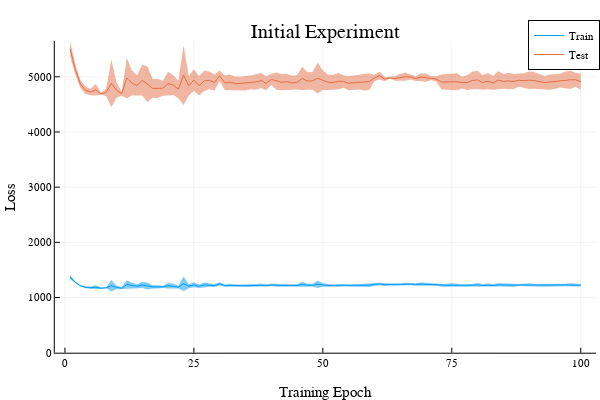

Source (notebook cell):
### Code cell
if CONFIG["neural-networks"]["run-experiments"]
    
    run_times["neural-net-training"]["initial-experiment"] = @elapsed begin
        Random.seed!(42)
        
        nn_model = Chain(
            Dense(18 => 15, relu),
            Dense(15 => 11),
            softmax
        )
        
        training_log["neural-net"]["initial-experiment"] = cross_validate_nn(
            nn_model,
            general_training_states,
            general_training_strategies;
            cv_folds=5,
            epochs=100,
            optimizer=Flux.Adam(0.01),
            loss_metric=Flux.crossentropy
        )
                
    end
    save_training_log()
    save_run_times()
end

println("""Run time: $(round(run_times["neural-net-training"]["initial-experiment"]/60,digits=2)) min""")
plot_nn_cv_curves(training_log["neural-net"]["initial-experiment"];title="Initial Experiment")

### Figure 1 — Plotly figure (JSON) as saved in the notebook; plotly's stock layout.template omitted (floating-point values rounded to 4 significant figures; data arrays with more than 128 entries replaced by an {"elided": "..."} marker saying what was removed)
{"data": [{"colorbar": {"title": ""}, "fill": "tozeroy", "fillcolor": "rgba(0, 154, 250, 0.500)", "legendgroup": "Train", "line": {"color": "rgba(0, 154, 250, 1.000)", "dash": "solid", "shape": "linear", "width": 0}, "mode": "lines", "name": "Train", "showlegend": false, "type": "scatter", "x": {"elided": "200 int values"}, "xaxis": "x", "y": {"elided": "200 float values"}, "yaxis": "y", "zmax": null, "zmin": null}, {"colorbar": {"title": ""}, "fillrange": {"elided": "2x100 float values"}, "legendgroup": "Train", "line": {"color": "rgba(0, 154, 250, 1.000)", "dash": "solid", "shape": "linear", "width": 1}, "mode": "lines", "name": "Train", "showlegend": true, "type": "scatter", "x": [1, 2, 3, 4, 5, 6, 7, 8, 9, 10, 11, 12, 13, 14, 15, 16, 17, 18, 19, 20, 21, 22, 23, 24, 25, 26, 27, 28, 29, 30, 31, 32, 33, 34, 35, 36, 37, 38, 39, 40, 41, 42, 43, 44, 45, 46, 47, 48, 49, 50, 51, 52, 53, 54, 55, 56, 57, 58, 59, 60, 61, 62, 63, 64, 65, 66, 67, 68, 69, 70, 71, 72, 73, 74, 75, 76, 77, 78, 79, 80, 81, 82, 83, 84, 85, 86, 87, 88, 89, 90, 91, 92, 93, 94, 95, 96, 97, 98, 99, 100], "xaxis": "x", "y": [1372.0, 1277.0, 1213.0, 1185.0, 1178.0, 1186.0, 1169.0, 1176.0, 1214.0, 1184.0, 1169.0, 1238.0, 1217.0, 1206.0, 1227.0, 1210.0, 1192.0, 1192.0, 1194.0, 1215.0, 1208.0, 1188.0, 1251.0, 1205.0, 1229.0, 1203.0, 1227.0, 1229.0, 1217.0, 1247.0, 1216.0, 1219.0, 1214.0, 1214.0, 1214.0, 1217.0, 1218.0, 1227.0, 1215.0, 1230.0, 1224.0, 1218.0, 1220.0, 1216.0, 1218.0, 1237.0, 1223.0, 1223.0, 1240.0, 1228.0, 1218.0, 1216.0, 1222.0, 1221.0, 1214.0, 1217.0, 1219.0, 1219.0, 1224.0, 1238.0, 1246.0, 1233.0, 1239.0, 1233.0, 1236.0, 1242.0, 1244.0, 1236.0, 1244.0, 1239.0, 1238.0, 1234.0, 1219.0, 1223.0, 1223.0, 1221.0, 1217.0, 1219.0, 1223.0, 1230.0, 1218.0, 1224.0, 1217.0, 1230.0, 1224.0, 1224.0, 1223.0, 1227.0, 1226.0, 1227.0, 1221.0, 1224.0, 1218.0, 1221.0, 1222.0, 1226.0, 1228.0, 1229.0, 1230.0, 1222.0], "yaxis": "y", "zmax": null, "zmin": null}, {"colorbar": {"title": ""}, "fill": "tozeroy", "fillcolor": "rgba(227, 111, 71, 0.500)", "legendgroup": "Test", "line": {"color": "rgba(227, 111, 71, 1.000)", "dash": "solid", "shape": "linear", "width": 0}, "mode": "lines", "name": "Test", "showlegend": false, "type": "scatter", "x": {"elided": "200 int values"}, "xaxis": "x", "y": {"elided": "200 float values"}, "yaxis": "y", "zmax": null, "zmin": null}, {"colorbar": {"title": ""}, "fillrange": {"elided": "2x100 float values"}, "legendgroup": "Test", "line": {"color": "rgba(227, 111, 71, 1.000)", "dash": "solid", "shape": "linear", "width": 1}, "mode": "lines", "name": "Test", "showlegend": true, "type": "scatter", "x": [1, 2, 3, 4, 5, 6, 7, 8, 9, 10, 11, 12, 13, 14, 15, 16, 17, 18, 19, 20, 21, 22, 23, 24, 25, 26, 27, 28, 29, 30, 31, 32, 33, 34, 35, 36, 37, 38, 39, 40, 41, 42, 43, 44, 45, 46, 47, 48, 49, 50, 51, 52, 53, 54, 55, 56, 57, 58, 59, 60, 61, 62, 63, 64, 65, 66, 67, 68, 69, 70, 71, 72, 73, 74, 75, 76, 77, 78, 79, 80, 81, 82, 83, 84, 85, 86, 87, 88, 89, 90, 91, 92, 93, 94, 95, 96, 97, 98, 99, 100], "xaxis": "x", "y": [5509.0, 5137.0, 4870.0, 4753.0, 4725.0, 4764.0, 4691.0, 4720.0, 4880.0, 4757.0, 4694.0, 4978.0, 4884.0, 4844.0, 4939.0, 4865.0, 4790.0, 4790.0, 4794.0, 4877.0, 4850.0, 4774.0, 5031.0, 4836.0, 4944.0, 4838.0, 4926.0, 4936.0, 4896.0, 5016.0, 4891.0, 4899.0, 4880.0, 4881.0, 4884.0, 4898.0, 4905.0, 4932.0, 4883.0, 4952.0, 4922.0, 4901.0, 4910.0, 4890.0, 4899.0, 4969.0, 4924.0, 4927.0, 4974.0, 4939.0, 4901.0, 4897.0, 4919.0, 4915.0, 4883.0, 4891.0, 4901.0, 4902.0, 4914.0, 4979.0, 5021.0, 4958.0, 4982.0, 4968.0, 4989.0, 5002.0, 4998.0, 4967.0, 4995.0, 4983.0, 4978.0, 4959.0, 4905.0, 4909.0, 4908.0, 4910.0, 4894.0, 4895.0, 4934.0, 4944.0, 4895.0, 4921.0, 4888.0, 4942.0, 4917.0, 4925.0, 4913.0, 4939.0, 4929.0, 4940.0, 4932.0, 4915.0, 4896.0, 4905.0, 4915.0, 4930.0, 4943.0, 4946.0, 4947.0, 4912.0], "yaxis": "y", "zmax": null, "zmin": null}], "layout": {"annotations": [{"font": {"color": "rgba(0, 0, 0, 1.000)", "family": "sans-serif", "size": 20}, "rotation": 0, "showarrow": false, "text": "Initial Experiment", "x": 0.5424, "xanchor": "center", "xref": "paper", "y": 1, "yanchor": "top", "yref": "paper"}], "height": 400, "legend": {"bgcolor": "rgba(255, 255, 255, 1.000)", "bordercolor": "rgba(0, 0, 0, 1.000)", "borderwidth": 1, "font": {"color": "rgba(0, 0, 0, 1.000)", "family": "sans-serif", "size": 11}, "title": {"font": {"color": "rgba(0, 0, 0, 1.000)", "family": "sans-serif", "size": 15}, "text": ""}, "tracegroupgap": 0, "traceorder": "normal", "x": 1, "xanchor": "auto", "y": 1, "yanchor": "auto"}, "margin": {"b": 20, "l": 0, "r": 0, "t": 20}, "paper_bgcolor": "rgba(255, 255, 255, 1.000)", "plot_bgcolor": "rgba(255, 255, 255, 1.000)", "showlegend": true, "width": 600, "xaxis": {"anchor": "y", "domain": [0.09128, 0.9934], "gridcolor": "rgba(0, 0, 0, 0.100)", "gridwidth": 0.5, "linecolor": "rgba(0, 0, 0, 1.000)", "mirror": false, "range": [-1.97, 103.0], "showgrid": true, "showline": true, "showticklabels": true, "tickangle": 0, "tickcolor": "rgb(0, 0, 0)", "tickfont": {"color": "rgba(0, 0, 0, 1.000)", "family": "sans-serif", "size": 11}, "tickmode": "array", "ticks": "inside", "ticktext": ["0", "25", "50", "75", "100"], "tickvals": [0, 25, 50, 75, 100], "title": "Training Epoch", "titlefont": {"color": "rgba(0, 0, 0, 1.000)", "family": "sans-serif", "size": 15}, "type": "-", "visible": true, "zeroline": false, "zerolinecolor": "rgba(0, 0, 0, 1.000)"}, "yaxis": {"anchor": "x", "domain": [0.07581, 0.9415], "gridcolor": "rgba(0, 0, 0, 0.100)", "gridwidth": 0.5, "linecolor": "rgba(0, 0, 0, 1.000)", "mirror": false, "range": [0, 5648.0], "showgrid": true, "showline": true, "showticklabels": true, "tickangle": 0, "tickcolor": "rgb(0, 0, 0)", "tickfont": {"color": "rgba(0, 0, 0, 1.000)", "family": "sans-serif", "size": 11}, "tickmode": "array", "ticks": "inside", "ticktext": ["0", "1000", "2000", "3000", "4000", "5000"], "tickvals": [0, 1000, 2000, 3000, 4000, 5000], "title": "Loss", "titlefont": {"color": "rgba(0, 0, 0, 1.000)", "family": "sans-serif", "size": 15}, "type": "-", "visible": true, "zeroline": false, "zerolinecolor": "rgba(0, 0, 0, 1.000)"}}}
